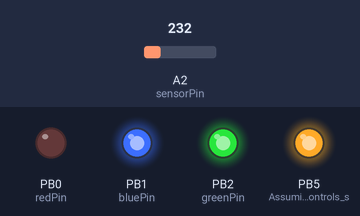
Bench run of a sketch on a simulated ATtiny85, built with avr-gcc and run on an emulated ATtiny85. Parts: output pins drawn as LEDs (lit = HIGH). Dashed ring = blinking. The test bench sets the inputs (shaded band); at power-on: A2 (sensorPin) = 232.

Above: at 1.2 s.
1.3 s: A2 (sensorPin) set to 221
At 1.6 s:
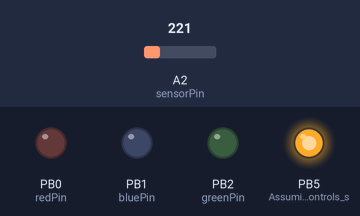
2.8 s: A2 (sensorPin) set to 201
At 3.2 s:
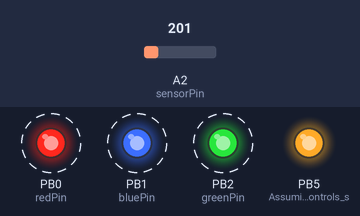
5.8 s: A2 (sensorPin) set to 250
At 6.2 s:
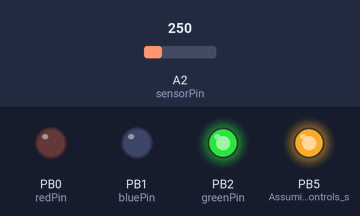
7.3 s: A2 (sensorPin) set to 253
At 8.5 s:
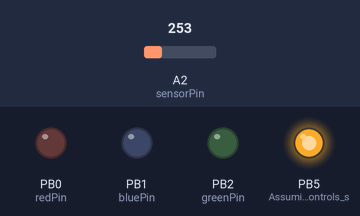
8.8 s: A2 (sensorPin) set to 266
At 9.7 s:
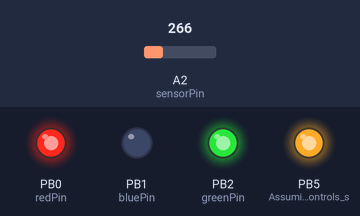
10.3 s: A2 (sensorPin) set to 174
At 10.7 s:
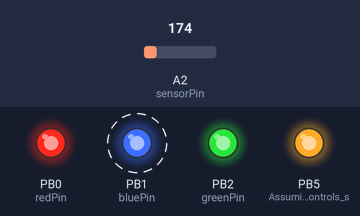
Timing chart, 0 to 14.3 s (numbered marks = the images above; inputs shaded):
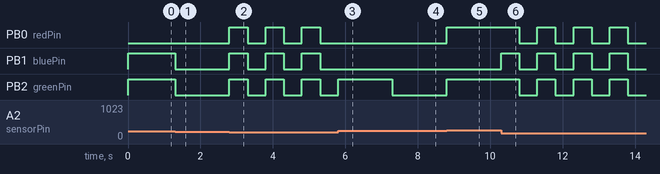

The sketch:

TMP36_ATtiny85_interfacing.ino
```cpp
const float baselineTem = 20.0;
const int sensorPin = A2;
const int redPin = 0;
const int bluePin = 1;
const int greenPin = 2;

float temp;

// Define colors as boolean arrays (R, G, B)
bool yellow[] = {1, 1, 0};
bool red[]    = {1, 0, 0};
bool green[]  = {0, 1, 0};
bool blue[]   = {0, 0, 1};
bool white[]  = {1, 1, 1};
bool cyan[]   = {0, 1, 1};
bool off[]    = {0, 0, 0};

void setup() {
  pinMode(redPin, OUTPUT);
  pinMode(bluePin, OUTPUT);
  pinMode(greenPin, OUTPUT);

  pinMode(5, OUTPUT);      // Assuming pin 5 controls something else (e.g., power)
  digitalWrite(5, HIGH);  // Turn it on
}

void loop() {
  readSensor();
  colorConditions();
}

// Read sensor and convert to Celsius
void readSensor() {
  int sensorValue = analogRead(sensorPin);
  float voltage = sensorValue * 3.0 / 1024.0;
  temp = (voltage - 0.5) * 100.0;  // TMP36 sensor formula
}

// Control LEDs based on temperature
void colorConditions() {
  if (temp <= 9) {
    ledControlBlink(white);
  }
  else if (temp >= 35) {
    ledControlBlink(red);
  }
  else if (temp >= 10 && temp <= 14) {
    ledControl(white);
  }
  else if (temp >= 15 && temp <= 20) {
    ledControl(cyan);
  }
  else if (temp >= 21 && temp <= 24) {
    ledControl(green);
  }
  else if (temp >= 25 && temp <= 29) {
    ledControl(yellow);
  }
  else if (temp >= 30 && temp < 35) {
    ledControl(red);
  }
  else {
    ledControl(off);
  }
}

// Set LED colors
void ledControl(bool color[]) {
  digitalWrite(redPin, color[0]);
  digitalWrite(greenPin, color[1]);
  digitalWrite(bluePin, color[2]);
}

// Blink LEDs with given color
void ledControlBlink(bool color[]) {
  ledControl(color);
  delay(500);
  ledControl(off);
  delay(500);
}
```

Measured:
- the behaviour switches between 222 and 221 on A2 (sensorPin) (found by bisection; images 0 and 1)
- the behaviour switches between 252 and 253 on A2 (sensorPin) (found by bisection; images 3 and 4)
- after the input at 1.3 s, PB1 (bluePin), PB2 (greenPin): HIGH → LOW at once
- after the input at 2.8 s, PB0 (redPin), PB1 (bluePin), PB2 (greenPin): alternates HIGH for 0.50 s and LOW for 0.50 s, starting at once
- after the input at 5.8 s, PB0 (redPin), PB1 (bluePin): stays LOW (without the input it goes to HIGH after 0.00 s); PB2 (greenPin): goes on until 5.8 s, then stays HIGH
- after the input at 7.3 s, PB2 (greenPin): HIGH → LOW at once
- after the input at 8.8 s, PB0 (redPin), PB2 (greenPin): LOW → HIGH at once
- after the input at 10.3 s, PB0 (redPin), PB2 (greenPin): alternates HIGH for 0.50 s and LOW for 0.50 s, starting after 0.50 s; PB1 (bluePin): alternates HIGH for 0.50 s and LOW for 0.50 s, starting at once
